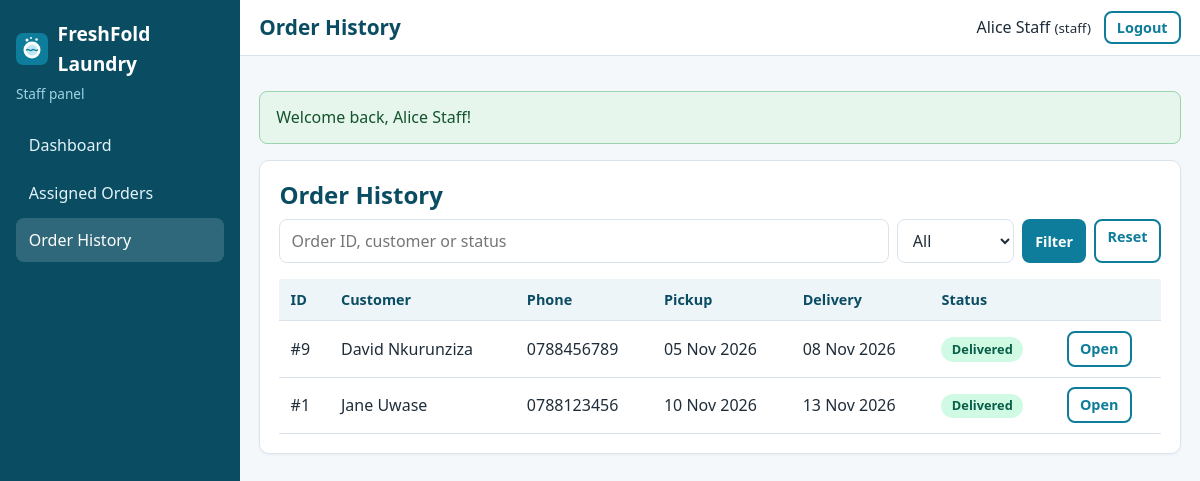
The app's page /staff/history.php (signed in) with its own data.
### tables this page shows
CREATE TABLE users (
    user_id       INT AUTO_INCREMENT PRIMARY KEY,
    username      VARCHAR(100) NOT NULL,
    email         VARCHAR(150) NOT NULL UNIQUE,
    password_hash VARCHAR(255) NOT NULL,               
    role          ENUM('admin','staff','customer') NOT NULL,
    created_at    TIMESTAMP DEFAULT CURRENT_TIMESTAMP
);

CREATE TABLE orders (
    order_id          INT AUTO_INCREMENT PRIMARY KEY,
    customer_id       INT NOT NULL,
    assigned_staff_id INT NULL,                        
    pickup_date       DATE NOT NULL,
    delivery_date     DATE NOT NULL,
    total             DECIMAL(10,2) NOT NULL,          
    status            ENUM('pending','confirmed','picked_up','processing',
                           'ready_for_delivery','out_for_delivery','delivered','cancelled')
                      NOT NULL DEFAULT 'pending',
    created_at        TIMESTAMP DEFAULT CURRENT_TIMESTAMP,
    updated_at        TIMESTAMP NULL DEFAULT NULL,

    CONSTRAINT fk_orders_customer
        FOREIGN KEY (customer_id) REFERENCES customers(customer_id)
        ON DELETE CASCADE ON UPDATE CASCADE,           
    CONSTRAINT fk_orders_staff
        FOREIGN KEY (assigned_staff_id) REFERENCES users(user_id)
        ON DELETE SET NULL ON UPDATE CASCADE,          

    CONSTRAINT chk_orders_dates CHECK (delivery_date > pickup_date),
    CONSTRAINT chk_orders_total CHECK (total >= 0),

    INDEX idx_orders_status   (status),
    INDEX idx_orders_staff    (assigned_staff_id),
    INDEX idx_orders_pickup   (pickup_date)
);

CREATE TABLE customers (
    customer_id INT AUTO_INCREMENT PRIMARY KEY,
    user_id     INT NOT NULL UNIQUE,                   
    full_name   VARCHAR(150) NOT NULL,
    phone       VARCHAR(20)  NOT NULL,
    address     TEXT NOT NULL,
    CONSTRAINT fk_customers_user
        FOREIGN KEY (user_id) REFERENCES users(user_id)
        ON DELETE CASCADE ON UPDATE CASCADE            
);

### app/controllers/OrderController.php (called while the page is built, shortened)
<?php
class OrderController
{
    private function staffFilters(int $staffId, array $statuses): array
    {
        $q      = getStr('q');
        $status = getStr('status');
        $filter = ['staff_id' => $staffId, 'q' => $q];
        if ($status !== '' && in_array($status, $statuses, true)) {
            $filter['status'] = $status;
        } else {
            $status = '';
            $filter['statuses'] = $statuses;
        }
        return [$filter, $q, $status];
    }
    public function staffHistory(): void
    {
        $user = requireRole(['staff']);
        list($filter, $q, $status) = $this->staffFilters((int) $user['user_id'], ['delivered', 'cancelled']);
        render('staff/orders', [
            'title'    => 'Order History',
            'heading'  => 'Order History',
            'orders'   => Order::search($filter),
            'q'        => $q,
            'status'   => $status,
            'choices'  => ['delivered', 'cancelled'],
            'page'     => 'history.php',
        ]);
    }
}

### public/staff/history.php (called while the page is built, shortened)
<?php
(new OrderController())->staffHistory();

### app/helpers/auth.php (called while the page is built, shortened)
<?php
function isLoggedIn(): bool
{
    return !empty($_SESSION['user_id']);
}
function currentUser(): ?array
{
    return [
        'user_id'  => (int) $_SESSION['user_id'],
        'username' => $_SESSION['username'] ?? '',
        'email'    => $_SESSION['email'] ?? '',
        'role'     => $_SESSION['role'] ?? '',
    ];
}
function requireLogin(): array
{
    $user = User::findById((int) $_SESSION['user_id']);
    return $user;
}
function requireRole(array $roles): array
{
    $user = requireLogin();
    return $user;
}

### app/config/database.php (called while the page is built, shortened)
<?php
function getDbConfig(): array
{
    $config = [
        'host'    => '127.0.0.1',
        'port'    => '3306',
        'name'    => 'online_laundry_db',
        'user'    => 'root',
        'pass'    => '',
        'charset' => 'utf8mb4',
    ];
    return $config;
}
function getConnection(): PDO
{
    static $pdo = null;
    if ($pdo instanceof PDO) {
        return $pdo;
    }
    $c   = getDbConfig();
    $dsn = "mysql:host={$c['host']};port={$c['port']};dbname={$c['name']};charset={$c['charset']}";
    try {
        $pdo = new PDO($dsn, $c['user'], $c['pass'], [
            PDO::ATTR_ERRMODE            => PDO::ERRMODE_EXCEPTION,
            PDO::ATTR_DEFAULT_FETCH_MODE => PDO::FETCH_ASSOC,
            PDO::ATTR_EMULATE_PREPARES   => false,
        ]);
    } catch (PDOException $e) {
        error_log('Database connection failed: ' . $e->getMessage());
        http_response_code(500);
        exit('Service temporarily unavailable. Please try again later.');
    }
    return $pdo;
}

### app/models/User.php (called while the page is built, shortened)
<?php
class User
{
    public static function findById(int $id)
    {
        $stmt = getConnection()->prepare(
            'SELECT user_id, username, email, role, created_at FROM users WHERE user_id = :id LIMIT 1'
        );
        $stmt->execute([':id' => $id]);
        return $stmt->fetch();
    }
}

### app/helpers/validation.php (called while the page is built, shortened)
<?php
function getStr(string $key): string
{
    return (isset($_GET[$key]) && is_string($_GET[$key])) ? trim($_GET[$key]) : '';
}

### app/models/Order.php (called while the page is built, shortened)
<?php
class Order
{
    public static function search(array $f = [], int $limit = 200): array
    {
        $where  = [];
        $params = [];
        if (!empty($f['staff_id'])) {
            $where[] = 'o.assigned_staff_id = :staff_id';
            $params[':staff_id'] = (int) $f['staff_id'];
        }
        if (!empty($f['statuses']) && is_array($f['statuses'])) {
            $holders = [];
            foreach (array_values($f['statuses']) as $i => $s) {
                $holders[] = ':st' . $i;
                $params[':st' . $i] = $s;
            }
            $where[] = 'o.status IN (' . implode(',', $holders) . ')';
        }
        $sql = self::SELECT . ($where ? ' WHERE ' . implode(' AND ', $where) : '')
             . ' ORDER BY o.created_at DESC, o.order_id DESC LIMIT ' . (int) $limit;
        $stmt = getConnection()->prepare($sql);
        $stmt->execute($params);
        return $stmt->fetchAll();
    }
}

### app/views/staff/orders.php (the view, shortened to what this page needs)
<section class="card">
    <h2><?= e($heading) ?></h2>
    <form method="get" class="filter-bar">
        <input type="search" name="q" value="<?= e($q) ?>" placeholder="Order ID, customer or status" maxlength="50" aria-label="Search">
        <select name="status" aria-label="Filter by status">
            <option value="">All</option>
        </select>
        <button class="btn btn-primary btn-small" type="submit">Filter</button>
        <a class="btn btn-outline btn-small" href="<?= e(url('staff/' . $page)) ?>">Reset</a>
    </form>
    <div class="table-wrap">
        <table class="table">
            <thead><tr><th>ID</th><th>Customer</th><th>Phone</th><th>Pickup</th><th>Delivery</th><th>Status</th><th></th></tr></thead>
            <tbody>
            <?php foreach ($orders as $o): ?>
                <tr>
                    <td>#<?= (int) $o['order_id'] ?></td>
                    <td><?= e($o['customer_name']) ?></td>
                    <td><?= e($o['customer_phone']) ?></td>
                    <td><?= e(formatDate($o['pickup_date'])) ?></td>
                    <td><?= e(formatDate($o['delivery_date'])) ?></td>
                    <td><?= statusBadge($o['status']) ?></td>
                    <td><a class="btn btn-outline btn-small" href="<?= e(url('staff/order.php?id=' . (int) $o['order_id'])) ?>">Open</a></td>
                </tr>
            <?php endforeach; ?>
            </tbody>
        </table>
    </div>
</section>

### app/views/layouts/dashboard_header.php (shortened to what this page needs)
<?php
$user   = currentUser();
$role   = $user['role'];
$script = $_SERVER['SCRIPT_NAME'];
$menus = [
    'admin' => [
        ['admin/index.php', 'Dashboard'], ['admin/orders.php', 'Orders'], ['admin/order-form.php', 'New Order'],
        ['admin/customers.php', 'Customers'], ['admin/users.php', 'User Accounts'], ['admin/reports.php', 'Reports'],
    ],
    'staff' => [
        ['staff/index.php', 'Dashboard'], ['staff/orders.php', 'Assigned Orders'], ['staff/history.php', 'Order History'],
    ],
    'customer' => [
        ['customer/index.php', 'Dashboard'], ['customer/new-order.php', 'Schedule Pickup'], ['customer/orders.php', 'My Orders'],
        ['customer/items.php', 'Items & Prices'], ['customer/profile.php', 'My Profile'],
    ],
];
?>
<!DOCTYPE html>
<html lang="en">
<head>
    <link rel="stylesheet" href="<?= e(url('assets/css/style.css')) ?>">
</head>
<body class="dashboard">
<aside class="sidebar" id="sidebar">
    <a class="brand" href="<?= e(url('index.php')) ?>">
        <img src="<?= e(url('assets/images/logo.svg')) ?>" alt="" width="32" height="32">
        <span><?= e(APP_NAME) ?></span>
    </a>
    <p class="role-tag"><?= e(ucfirst($role)) ?> panel</p>
    <nav>
        <?php foreach ($menus[$role] as $item): ?>
            <a href="<?= e(url($item[0])) ?>" class="<?= substr($script, -strlen($item[0])) === $item[0] ? 'active' : '' ?>"><?= e($item[1]) ?></a>
        <?php endforeach; ?>
    </nav>
</aside>
<div class="dash-main">
    <header class="topbar">
        <h1><?= e($pageTitle) ?></h1>
        <div class="topbar-user">
            <span><?= e($user['username']) ?> <small>(<?= e($role) ?>)</small></span>
            <form method="post" action="<?= e(url('logout.php')) ?>">
                <button type="submit" class="btn btn-outline btn-small">Logout</button>
            </form>
        </div>
    </header>
    <main class="content">
        <?= renderFlash() ?>

### app/helpers/order_status.php (shortened to what this page needs)
<?php
function orderStatuses(): array
{
    return [
        'pending'            => 'Pending',
        'confirmed'          => 'Confirmed',
        'picked_up'          => 'Picked Up',
        'processing'         => 'Processing',
        'ready_for_delivery' => 'Ready for Delivery',
        'out_for_delivery'   => 'Out for Delivery',
        'delivered'          => 'Delivered',
        'cancelled'          => 'Cancelled',
    ];
}
function statusLabel($status): string
{
    $all = orderStatuses();
    return $all[$status] ?? ucfirst(str_replace('_', ' ', (string) $status));
}
function statusBadge($status): string
{
    return '<span class="badge badge-' . e($status) . '">' . e(statusLabel($status)) . '</span>';
}

### public/assets/css/style.css (style rules this page uses)
:root { --primary: #0e7c9b; --primary-dark: #0a4d63; --accent: #f59e0b; --bg: #f4f8fb; --card: #ffffff; --text: #1f2d3a; --muted: #64748b; --border: #dbe4ec; --danger: #c62828; --success: #1b7f3b; --radius: 10px; }
* { box-sizing: border-box; }
html { scroll-behavior: smooth; }
body { margin: 0; font-family: "Segoe UI", Roboto, Arial, sans-serif; color: var(--text); background: var(--bg); line-height: 1.55; }
img { max-width: 100%; height: auto; }
a { color: var(--primary); }
h1, h2, h3 { line-height: 1.25; margin: 0 0 .6rem; color: var(--primary-dark); }
p { margin: 0 0 1rem; }
.btn { display: inline-block; padding: .6rem 1.1rem; border-radius: 8px; border: 2px solid transparent; font-size: 1rem; font-weight: 600; text-decoration: none; cursor: pointer; text-align: center; font-family: inherit; }
.btn-primary { background: var(--primary); color: #fff; }
.btn-outline { background: transparent; border-color: var(--primary); color: var(--primary); }
.btn-small { padding: .3rem .7rem; font-size: .9rem; }
input, select, textarea { width: 100%; padding: .55rem .7rem; border: 1px solid var(--border); border-radius: 8px; font-size: 1rem; font-family: inherit; background: #fff; color: var(--text); }
.filter-bar { display: flex; gap: .5rem; flex-wrap: wrap; margin-bottom: 1rem; }
.filter-bar input[type=search] { flex: 1 1 220px; width: auto; }
.filter-bar select { width: auto; }
.card { background: var(--card); border: 1px solid var(--border); border-radius: var(--radius); padding: 1.2rem; margin-bottom: 1.2rem; box-shadow: 0 1px 3px rgba(15, 40, 60, .05); }
.brand { display: flex; align-items: center; gap: .6rem; font-weight: 700; font-size: 1.2rem; color: var(--primary-dark); text-decoration: none; }
body.dashboard { display: flex; min-height: 100vh; }
.sidebar { width: 240px; background: var(--primary-dark); color: #fff; padding: 1.2rem 1rem; flex-shrink: 0; position: sticky; top: 0; height: 100vh; overflow-y: auto; }
.sidebar .brand { color: #fff; margin-bottom: .3rem; }
.role-tag { color: #9fd3e4; font-size: .85rem; margin-bottom: 1.2rem; }
.sidebar nav a { display: block; padding: .6rem .8rem; color: #e3f3f9; text-decoration: none; border-radius: 8px; margin-bottom: .2rem; }
.sidebar nav a:hover, .sidebar nav a.active { background: rgba(255, 255, 255, .15); color: #fff; }
.dash-main { flex: 1; min-width: 0; }
.topbar { display: flex; align-items: center; gap: 1rem; background: #fff; border-bottom: 1px solid var(--border); padding: .7rem 1.2rem; }
.topbar h1 { margin: 0; font-size: 1.3rem; flex: 1; }
.topbar-user { display: flex; align-items: center; gap: .8rem; }
.topbar-user form { margin: 0; }
.content { padding: 1.2rem; max-width: 1200px; }
.table-wrap { overflow-x: auto; }
.table { width: 100%; border-collapse: collapse; background: #fff; }
.table th, .table td { padding: .6rem .7rem; border-bottom: 1px solid var(--border); text-align: left; vertical-align: middle; }
.table th { background: #eef5f9; font-size: .9rem; color: var(--primary-dark); white-space: nowrap; }
.badge { display: inline-block; padding: .15rem .65rem; border-radius: 999px; font-size: .8rem; font-weight: 700; white-space: nowrap; }
.badge-delivered { background: #d1fae5; color: #065f46; }

### records on screen
users: role "Staff", username "Alice Staff", role "staff"
orders: order_id "9", customer.full_name "David Nkurunziza", customer.phone "0788456789", pickup_date "05 Nov 2026", delivery_date "08 Nov 2026", status "Delivered"
orders: order_id "1", customer.full_name "Jane Uwase", customer.phone "0788123456", pickup_date "10 Nov 2026", delivery_date "13 Nov 2026", status "Delivered"

### other values on screen
APP_NAME "FreshFold Laundry"
$item[1] "Dashboard"
$item[1] "Assigned Orders"
$item[1] "Order History"
$pageTitle "Order History"
$f['message'] "Welcome back, Alice Staff!"
$heading "Order History"
